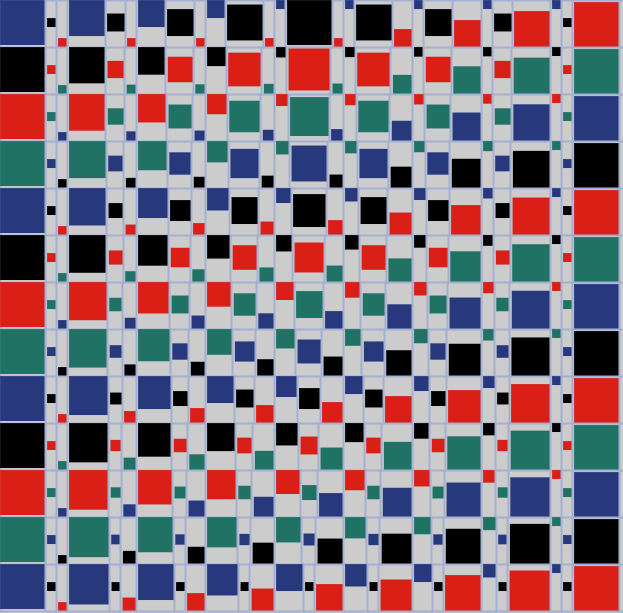
Frame 1 (no input)
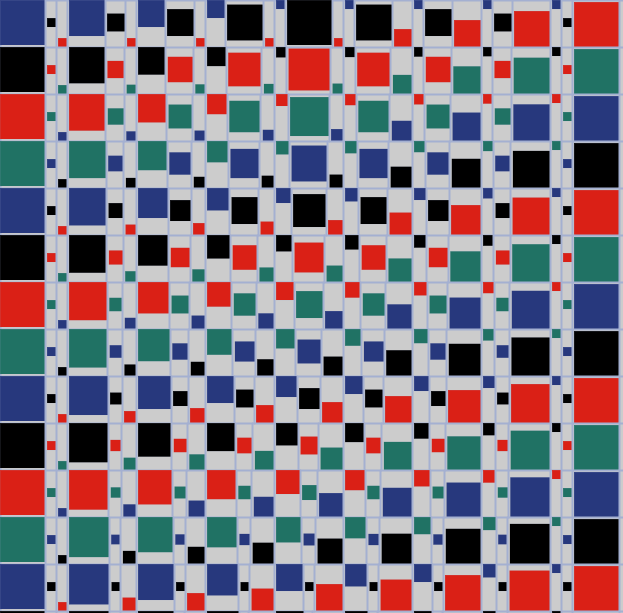
Frame 2 (the mouse pressed at the canvas centre, redrawn once)

The Processing sketch that drew these frames (run headless with seeded random() and noise(); the mouse was pressed at the canvas centre and the sketch redrawn once):

// Processing sketch: processing_1516
// ── processing_1516.pde

//globale variablen

int spalte = 0; //spalte
int zeile = 0; //zeile
float h_grid = 63;  //breite der gitterzellen
float v_grid = 45;  //höhe der gitterzellen
float einheit = h_grid/7;  //kleinste kantenlänge
float strich = 2;  //strichstärke
  
float kante1, kante2, kante3; // konstanten für die verschiedenen kantenlängen
  
float mitte = 5*einheit;  //mittleres quadrat
float mitte2 = (7*einheit - mitte)/2;  //mittlere "beiquadrate"
int[] farbe = { #27387d, #000000, #da2016, #207264 }; //feld mit füllfarben


void setup(){
  size (623, 613);           //width: h_grid*9+28*strich, height: v_grid*13+14*strich;

  smooth();
  stroke(#A4B0D1);
  strokeWeight(strich);
  
  line(0, 0, width, 0);  //linien links und oben zeichnen
  line(0, 0, 0, height);
}


void draw(){   
  for(int j =0; j<13; j++ ){
    for(int i=0; i<9; i++){  
      zelle(int(spalte*(h_grid+3*strich)), int(zeile*(v_grid+strich)));
      spalte++;
    }   
    
  line(0, (zeile+1)*(v_grid+strich), width, (zeile+1)*(v_grid+strich));
  spalte = 0;
  zeile ++;
  mitte = map(zeile, 0, 12, (5*einheit), einheit);
  mitte2 = (7*einheit - mitte)/2;
  }
  noLoop();
}  


// zeichnen einer zelle 
void zelle(int x, int y){
    // berechnung der quadratgrössen
   if(spalte < 5){
     kante1 = map(spalte, 0, 4, 5*einheit, mitte2);
     kante2 = map(spalte, 0, 4, einheit, mitte); 
     kante3 = h_grid - kante1 -kante2;
   }else{
      kante3 = map(spalte, 4, 8, mitte2, 5*einheit);
      kante2 = map(spalte, 4, 8, mitte, einheit); 
      kante1 = h_grid - kante3 -kante2;
    }

    //quadrate und linien zeichnen
    
    fill(farbe[zeile%4]);
    strokeWeight(0);
    rect(x, y, kante1, kante1);
    strokeWeight(strich);
    stroke(#A4B0D1);
    line(x+kante1, y, x+kante1, y+v_grid+2);
    
    fill(farbe[(zeile+1)%4]);
    strokeWeight(0);
    rect(x+kante1+strich, y+v_grid/2-kante2/2, kante2, kante2);
    strokeWeight(strich);
    stroke(#A4B0D1);
    line(x+kante1+kante2+strich, y, x+kante1+kante2+strich, y+v_grid+2);
    
    fill(farbe[(zeile+2)%4]);
    strokeWeight(0);
    rect(x+kante1+kante2+2*strich, y+v_grid+strich-kante3, kante3, kante3); 
    strokeWeight(strich);
    stroke(#A4B0D1);
    line(x+h_grid+2*strich, y, x+h_grid+2*strich, y+v_grid+strich);
}
